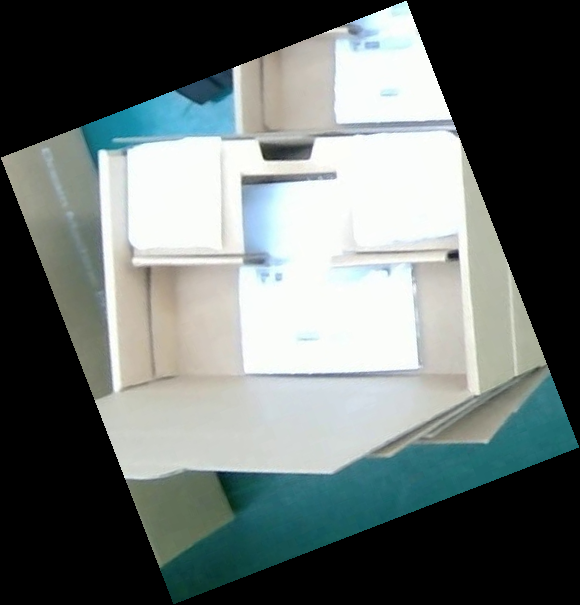
#> input picture rotatedImage.png, 580 x 605 px; its folder holds only this picture in this run
$ python -i nhap.py   (imports and definitions only)
#> lines starting #> are read from the running program, lines starting #| are printed output that depends on the picture
### Data/models/modelMain.py
from models.modelPath import mGetPath
import os, cv2
import torch
from tensorflow.keras.models import Sequential
from tensorflow.keras.layers import Conv2D, MaxPooling2D, Flatten, Dense
from tensorflow.keras.optimizers import Adam
import torch.nn as nn

class SmallYolo():
    def __init__(self, gridSize, numClasses, thres):
        self.gridSize = gridSize
        self.numClasses = numClasses
        self.thres = thres
        self.model = torch.hub._load_local(mGetPath.dataPath, 'custom', mGetPath.modelPath)

class Camera():
    def __init__(self, usbPort = 0):
        self.usbPort = usbPort
        self.camera = cv2.VideoCapture(self.usbPort)

    def isOpened(self):
        return self.camera.isOpened()

    def take_pic(self):
        _, img = self.camera.read()
        return img

    # [25 lines left out: functions get_config, set_config, not called in this run]
        # [11 lines of commented-out code are left out]

class CNN():
    # [19 lines left out: functions __init__, model_create, not called in this run]

    def model_compile(self):
        opt = Adam(learning_rate = 0.0001)
        self.model.compile(optimizer = opt, loss = 'binary_crossentropy', metrics = ['accuracy'])

    def model_fit(self, X, y, epochs = 1000, batch_size = 5, validation_data = None, verbose = 1, class_weight = None):
        self.model.fit(X, y, epochs = epochs, batch_size = batch_size, validation_data = validation_data,
                       class_weight=class_weight, verbose = verbose)

    def model_predict(self, X):
        return self.model.predict(X)

    def model_save(self, modelName):
        self.model.save_weights(modelName)

"""" list of modules """
class Ensemble(nn.ModuleList):
    def __init__(self):
        super().__init__()
    # [6 lines left out: function forward, not called in this run]

### nhap.py
import cv2, copy, glob
import numpy as np
from math import sqrt, atan2, pi
from scipy import ndimage
from models.modelMain import SmallYolo
import matplotlib.pyplot as plt

def get_lines(img):
    gray = cv2.cvtColor(img,cv2.COLOR_BGR2GRAY)
    edges = cv2.Canny(gray,50,150,apertureSize=3)
    # Apply HoughLinesP method to directly obtain line end points
    lines = cv2.HoughLinesP(
                edges, # Input edge image
                1, # Distance resolution in pixels
                np.pi/180, # Angle resolution in radians
                threshold=100, # Min number of votes for valid line
                minLineLength=20, # Min allowed length of line
                maxLineGap=10 # Max allowed gap between line for joining them
                )
    if lines is not None:
        lines = np.reshape(lines, (lines.shape[0], lines.shape[-1]))
    return lines

def convert_lines_to_polar(lines):
    ret = []
    for line in lines:
        x1, y1, x2, y2 = line
        radius = sqrt( (x2 - x1)**2 + (y2 - y1)**2 )
        theta = atan2( (y2 - y1), (x2 - x1) ) * 180 / pi
        ret.append( [radius, theta] )
    return np.array( ret )

def draw_boxes(img, preds):
    img2 = copy.deepcopy(img)
    for i, pred in enumerate(preds):
        x, y, w, h = pred[0], pred[1], pred[2], pred[3]
        x1 = int(x - w/2)
        y1 = int(y - h/2)
        x2 = int(x + w/2)
        y2 = int(y + h/2)
        color = (255, 0, 0)
        cv2.rectangle(img2, (x1, y1), (x2, y2), color, thickness = 2)
    return img2

# rotate image according to the most detected lines
def rotate_image(img):
    lines = get_lines(img)
    if lines is None:
        return img
    polarLines = convert_lines_to_polar(lines)
    data = polarLines[:, 1]
    hList, xList, _ = plt.hist(data, bins = 30)
    maxIndex = np.argmax(hList)
    angle = xList[ maxIndex ]
    # choose the second big angle if the angle of rotation is too much
    while abs(angle) > 30:
        hList = np.delete( hList, maxIndex )
        xList = np.delete( xList, maxIndex )
        if len(hList) == 0:
            return img
        maxIndex = np.argmax(hList)
        angle = xList[ maxIndex ]
    rotated = ndimage.rotate(img, angle)
    return rotated

def crop_rotated_box(img, model, imgNum, fileName):
    preds = model.model(img)
    preds = preds.pandas().xywh[0]
    preds = preds[preds['confidence']>0.6]
    preds = preds.values.tolist()
    for i, pred in enumerate(preds):
        x, y, w, h = pred[0], pred[1], pred[2], pred[3]
        x1 = int(x - w) if (x - w) > 0 else 0
        y1 = int(y - h) if (y - h) > 0 else 0
        x2 = int(x + w) if (x + w) < img.shape[1] else img.shape[1]
        y2 = int(y + h) if (y + h) < img.shape[0] else img.shape[0]
        cropImg = img[y1 : y2, x1 : x2]
        rotatedImg = rotate_image(cropImg)
        #cv2.imwrite('Data/cropped' + str(imgNum) + '.jpg', cropImg)
        cv2.imwrite('Data/rotated' + str(imgNum) + '.jpg', rotatedImg)
        imgNum += 1
    return imgNum

#Read image
imgNum = 0
fileList = glob.glob('D:/Minh/Projects/MVISv2/Data/PickedImages/images/*.jpg')
# [1 line that did not run here, left out]
# [3 lines not run here, left out]

# [23 lines of commented-out code are left out]

>>> import cv2
>>> picture = cv2.imread('rotatedImage.png')
#> picture is the input picture: shape (605, 580, 3); mean B, G, R 110.9, 112.7, 104.3
>>> result = rotate_image(picture)
#> in get_lines, `gray = cv2.cvtColor(img,cv2.COLOR_BGR2GRAY)`:
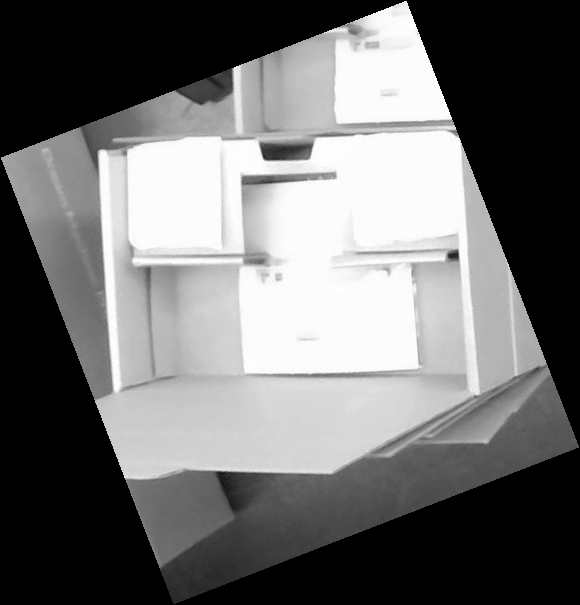
#> gray: shape (605, 580); min 0, max 255, mean 110
#> in get_lines, `edges = cv2.Canny(gray,50,150,apertureSize=3)`:
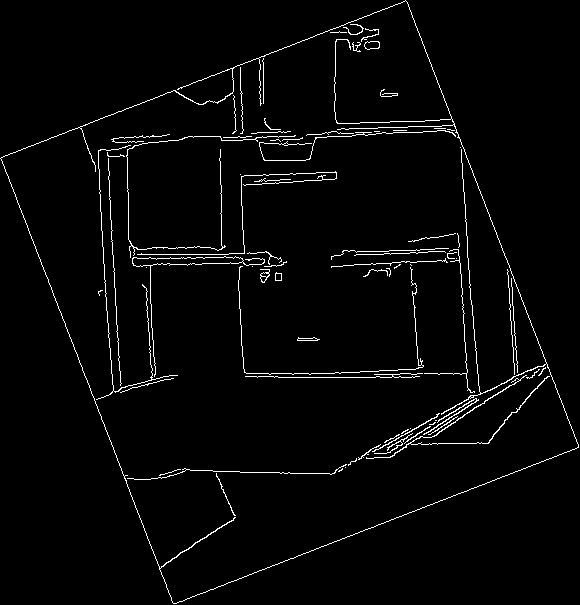
#> edges: shape (605, 580); 2.6% white in thin lines or dots
#> in get_lines, `lines = cv2.HoughLinesP( edges,`: lines = 25 rows, first 6: [173, 603, 574, 449], [5, 155, 406, 1], [407, 2, 578, 447], [1, 157, 153, 553], [342, 251, 419, 250], [99, 189, 113, 390]
#> the loop in convert_lines_to_polar, `for line in lines:` made 25 passes
#> (x1, y1, x2, y2, radius, theta) on passes 1 to 12: (173, 603, 574, 449, 429.6, -21.01), (5, 155, 406, 1, 429.6, -21.01), (407, 2, 578, 447, 476.7, 68.98), (1, 157, 153, 553, 424.2, 69), (342, 251, 419, 250, 77.01, -0.744), (99, 189, 113, 390, 201.5, 86.02), (107, 150, 119, 370, 220.3, 86.88), (461, 144, 467, 242, 98.18, 86.5), (119, 137, 166, 135, 47.04, -2.44), (400, 373, 477, 373, 77, 0), (274, 377, 414, 377, 140, 0), (466, 233, 480, 404, 171.6, 85.32)
#> after the loop in convert_lines_to_polar, `for line in lines:`: ret = 25 pairs, first value 20.02 to 476.7, second value -32.8 to 86.88
#> in rotate_image, `polarLines = convert_lines_to_polar(lines)`: polarLines has the same summary as ret in convert_lines_to_polar
#> in rotate_image, `data = polarLines[:, 1]`: data = 25 values, max 86.88 at index 6, min -32.8 at index 23, mean 23.09
#> in rotate_image, `hList, xList, _ = plt.hist(data, bins = 30)`: hList = 30 values, max 7 at index 7, min 0 at index 3, mean 0.833; xList = 31 values from -32.8 to 86.88
#> in rotate_image, `maxIndex = np.argmax(hList)`: maxIndex = 7
#> in rotate_image, `angle = xList[ maxIndex ]`: angle = -4.87
#> in rotate_image, `rotated = ndimage.rotate(img, angle)`:
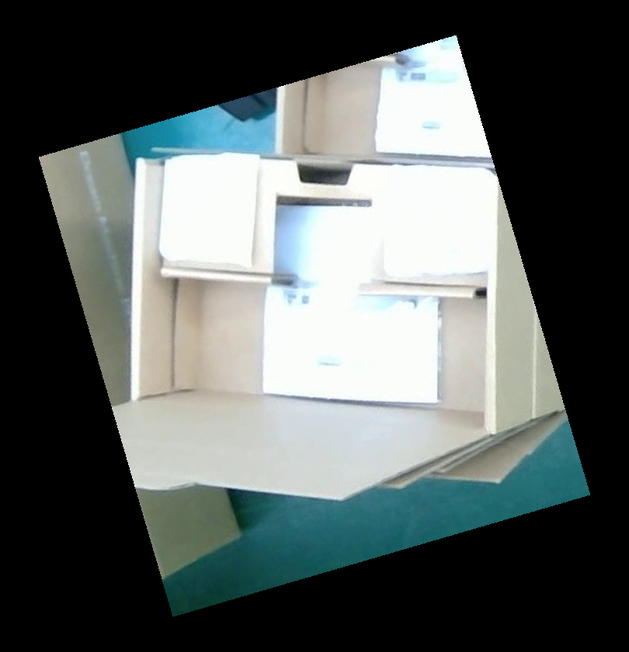
#> rotated: shape (652, 629, 3); mean B, G, R 94.9, 96.4, 89.3
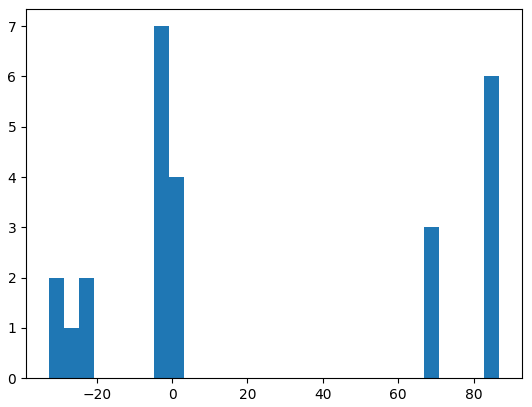
#> figure drawn by matplotlib, 1 panel; tallest bar 7 high, from x = -4.87 to -0.886
